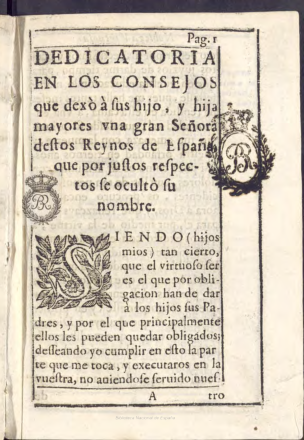
#> input picture images/1.png, 304 x 440 px, found by its file name; its folder holds 6 pictures in this run
$ jupyter execute --allow-errors Transformer_OCR_Final.ipynb   (shell and % lines are left out)
#> lines starting #> are read from the running program, lines starting #| are printed output that depends on the picture; after the words box and inside, x2 and y2 are one past the last pixel; in counts of white or black regions, pixels touching at a corner belong together
[cell 1]
import fitz

pdffile = "/content/Padilla - Nobleza virtuosa_testExtract.pdf"
#> (the rest of this cell did not finish here and is left out)

# TR OCR

[cell 2]
import transformers
from transformers import TrOCRProcessor, VisionEncoderDecoderModel, AutoTokenizer, AutoModelForTokenClassification
from PIL import Image
import torch

def ocr_image(image):
    # Check if GPU is available
    device = torch.device("cuda" if torch.cuda.is_available() else "cpu")

    # Load processor and model
    processor = TrOCRProcessor.from_pretrained('qantev/trocr-large-spanish')
    model = VisionEncoderDecoderModel.from_pretrained('qantev/trocr-large-spanish').to(device)

    # Preprocess image if it's not in 'RGB' mode
    if image.mode != 'RGB':
        image = image.convert('RGB')

    # Move input image to GPU
    image_tensor = processor(images=image, return_tensors="pt").pixel_values.to(device)

    # Perform inference
    with torch.no_grad():
        generated_ids = model.generate(image_tensor)

    # Move generated_ids back to CPU for decoding
    generated_ids = generated_ids.cpu()

    # Decode generated text
    generated_text = processor.batch_decode(generated_ids, skip_special_tokens=True)[0]

    return generated_text

[cell 3]
import requests
from IPython.display import display
from PIL import Image

def show_image(path):
#> called with path = '/content/images/1.png'
  img = Image.open(path).convert("RGB")
#> img is the input picture: PIL image 304x440 RGB; mean R, G, B 213, 202.6, 185.8
#> `img1 = image1.crop((5, 290, image1.size[0]-75, 310))`:
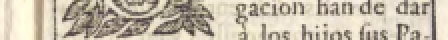
#> img1: PIL image 224x20 RGB (shown 2 times larger); mean R, G, B 196.7, 186.6, 169.2
  display(img)
  return img

image1 = show_image('/content/images/1.png')

[cell 4]
import cv2
import numpy as np
from PIL import Image

def preprocess_image(image):
    # Convertto grayscale
    gray_image = image.convert('L')
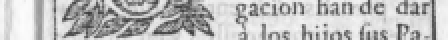
#> gray_image: PIL image 224x20 L (shown 2 times larger); min 62, max 252, mean 187.6

    # Convert to numpy array
    np_image = np.array(gray_image)

    # Apply Gaussian blur to reduce noise
    # blurred_image = cv2.GaussianBlur(np_image, (5, 5), 0)

    # Thresholding to enhance text
    _, thresholded_image = cv2.threshold(np_image, 0, 255, cv2.THRESH_BINARY | cv2.THRESH_OTSU)
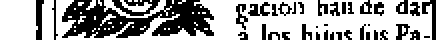
#> thresholded_image: shape (20, 224) (shown 2 times larger); 64.4% white; 39 black regions (24 under 20 px), largest, box (x1, y1, x2, y2) and area: (31, 0, 107, 19) 852, (56, 0, 80, 8) 88, (18, 0, 22, 20) 60

    kernel = np.array([[0, -1, 0],
                      [-1, 5, -1],
                      [0, -1, 0]])
    sharpened = cv2.filter2D(thresholded_image, -1, kernel)
    # Convert back to PIL image
    processed_image = Image.fromarray(np.uint8(sharpened))

    return processed_image

[cell 5]
img1 = image1.crop((5, 290, image1.size[0]-75, 310))
img1 = preprocess_image(img1)
display(img1)

[cell 6]
import os
from PIL import Image

def generate_ocr_text(image_path,window_size=20):
#> called with image_path = '/content/images/10.png', window_size = 20
    image = Image.open(image_path)
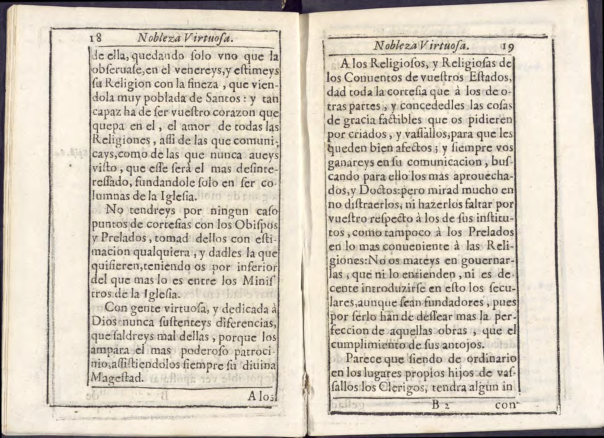
#> input picture images/10.png, 604 x 438 px, found by its file name
#> image is the input picture: PIL image 604x438 RGB; mean R, G, B 212.4, 203.4, 188.8
    if image.size[0] < 310:
      page = 1
      left = [5]
      right = [image.size[0]-70]
    elif image.size[0] > 310 and image.size[0] < 615:
      page = 2
      window_size = window_size - 9
      left = [50,300]
      right = [image.size[0]-305,image.size[0]]
#> right = [299, 604]

    ocr_text = []
    for pages_c in range(page):
      top = 40
      if page == 1:
        bottom = 80
      elif page==2:
        bottom = 60
      iter = 1
      while bottom <= 410:
        if iter == 9 and page==1:
          top = bottom - 20
          bottom = bottom
          window_size = window_size - 10

        img = image.crop((left[pages_c], top, right[pages_c], bottom))
        # img = preprocess_image(img)
        # display(img)
        generated_text = ocr_image(img)
        ocr_text.append(generated_text)
        # print(generated_text)
        top = top + window_size
        bottom = bottom + window_size
        iter = iter + 1
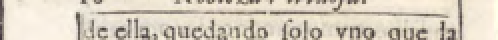
#> img: PIL image 249x20 RGB (shown 2 times larger); mean R, G, B 214.1, 204.9, 189.4
#> after the loop, ocr_text = []; window_size = 11
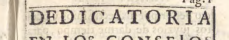
#> img: PIL image 229x40 RGB; mean R, G, B 212.6, 201.3, 183.1
#> after the loop, window_size = 20
    return ocr_text

## Generate OCR Text

#> (a cell that did not finish here is left out)

[cell 8]
from google.colab import files
directory = '/content/images'
#> (the rest of this cell did not finish here and is left out)

## Cleaning of OCR Output and Evaluation

[cell 9]
import re

def clean_text(file_path):
#> called with file_path = '/content/1.txt'
    with open(file_path, 'r', encoding='utf-8') as file:
#> (reads ocr/1.txt from the repository)
        text = file.read()

    # Remove unwanted characters such as numbers and special symbols
    cleaned_text = re.sub(r'[^a-zA-Z\s.,]', '', text)

    # Remove extra whitespace and normalize spaces
    cleaned_text = re.sub(r'\s+', ' ', cleaned_text.strip())

    return cleaned_text

[cell 10]
generated_text = clean_text('/content/1.txt')

[cell 11]
with open('/content/1_actual.txt', 'r', encoding='utf-8') as file:
#> (reads ocr/1_actual.txt from the repository)
    text = file.read()

[cell 12]
import Levenshtein

def evaluate_text_similarity(generated_text, actual_text):
    distance = Levenshtein.distance(generated_text, actual_text)
    similarity_ratio = Levenshtein.ratio(generated_text, actual_text)

    print("Levenshtein Distance:", distance)
    print("Similarity Ratio:", similarity_ratio)

[cell 13]
import editdistance
def evaluate_ocr(reference_text, hypothesis_text):
    cer = editdistance.eval(reference_text, hypothesis_text) / max(len(reference_text), len(hypothesis_text))
    wer = editdistance.eval(reference_text.split(), hypothesis_text.split()) / len(reference_text.split())
    print("Character Error Rate:", cer)
    print("Word Error Rate:", wer)

[cell 14]
def evaluate(generated_text,text):
  evaluate_text_similarity(generated_text,text)
  evaluate_ocr(generated_text,text)

[cell 15]
pdfno=['1','2','3','7','8','10']

#> (the rest of this cell did not finish here and is left out)

[cell 16]
print("PDF 14:")
generated_text = clean_text('/content/14.txt')
#> (reads ocr/14.txt from the repository)
print(generated_text)

[cell 17]
print("PDF 15:")
generated_text = clean_text('/content/15.txt')
#> (reads ocr/15.txt from the repository)
